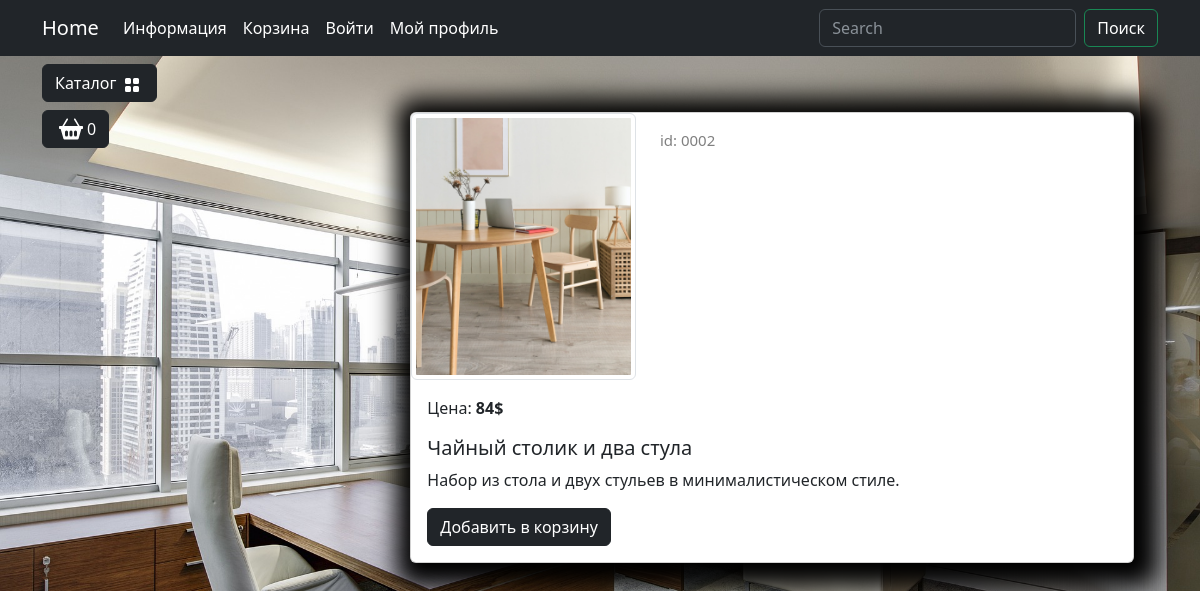
The app's page /catalog/product/chajnyj-stolik-i-dva-stula, older data.
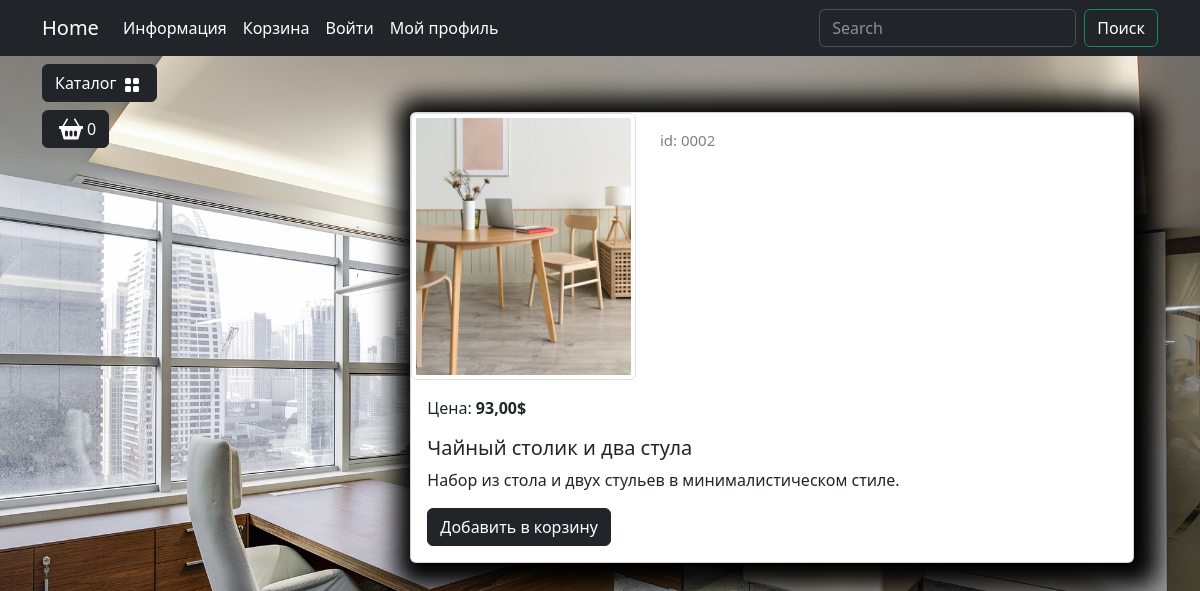
The same page, newer data.
### goods/models.py (models this page shows, shortened)
class Product (models.Model):
    name= models.CharField(max_length=50, unique=True, verbose_name="Название")
    slug= models.SlugField(max_length=100, unique= True, blank=True , null= True , verbose_name='URL')
    description= models.TextField(default='Тут Пусто',verbose_name='Описание' )
    image= models.ImageField(upload_to='goods_images', blank=True, null=True,verbose_name='Изоброжение' )
    price= models.DecimalField(default=0.00, max_digits=7, decimal_places=2, verbose_name="Цена")
    discount= models.DecimalField(default=0.00, max_digits=7, decimal_places=2, verbose_name="Скидка в %")
    quantity=models.PositiveBigIntegerField(default=0,verbose_name= "Количество" )
    category=models.ForeignKey(to=Categories,on_delete= models.CASCADE, verbose_name='Категория' )
    class Meta:
        verbose_name= 'Продукт'
        verbose_name_plural= 'Продукты'
    def display_id(self):
        return f'{self.id : 05}'
    def sell_price(self):
        if self.discount:
            return round(self.price - self.price*self.discount/100)
        return self.price

### goods/views.py (the view)
# urls.py: path("product/<slug:product_slug>", views.product, name='product'),
def product(request, product_slug):
    product = Product.objects.get(slug=product_slug)
    context = {"product": product}
    return render(request, "goods/product.html", context)

### goods/templatetags/goods_tags.py (called while the page is built)
@register.simple_tag()
def tag_categories():
    return Categories.objects.all()

### goods/templates/goods/product.html (shortened to what this page needs)
{% extends 'base.html' %}
{% block content %}
  <section>
    <div class="container">
      <div class="row mt-1">
        <div class="col-lg-2">
        </div>
        <div class="col-lg-10">
          <div class="container mt-5">
            <div class="card mb-4 custom-shadow">
              <div class="row">
                <div class="col-md-4">
                  <img src="{{product.image.url}}" class="img-thumbnail" data-bs-toggle="modal" data-bs-target="#imageModal1" />
                </div>
                <div class="col-md-4">
                  <p class="product_id mt-3">id: {{ product.display_id}}</p>
                </div>
              </div>
              <div class="card-body">
                <p class="card-text">
                  Цена: <strong>{{ product.sell_price }}$</strong>
                </p>
                <h5 class="card-title">{{product.name}}</h5>
                <p class="card-text">{{product.description}}</p>
                <a href="#" class="btn btn-dark add-to-cart">Добавить в корзину</a>
              </div>
            </div>
          </div>
        </div>
      </div>
    </div>
  </section>
{% endblock %}

### templates/base.html (shortened to what this page needs)
{% load goods_tags %}
{% load static %}
<!DOCTYPE html>
<html lang="en">
  <head>
    <link rel="stylesheet" href="{% static 'deps/css/bootstrap/bootstrap.min.css' %}" />
    <link rel="stylesheet" href="{% static 'deps/css/my_css.css' %}" />
  </head>
  <body>
    <header>
      <nav class="navbar navbar-expand-lg bg-dark" data-bs-theme="dark">
        <div class="container">
          <a class="navbar-brand" href="{% url 'main:index' %}">Home</a>
          <div class="collapse navbar-collapse" id="navbarSupportedContent">
            <ul class="navbar-nav me-auto mb-2 mb-lg-0">
              <li class="nav-item dropdown">
                <a class="nav-link dropdown-toggle text-white" href="#" role="button" data-bs-toggle="dropdown" aria-expanded="false">Информация</a>
              </li>
              <li class="nav-item">
                <a class="nav-link text-white" href="carts/cart.html">Корзина</a>
              </li>
              <li class="nav-item">
                <a class="nav-link text-white" href="users/login.html">Войти</a>
              </li>
              <li class="nav-item dropdown">
                <a class="nav-link dropdown-toggle text-white" href="#" role="button" data-bs-toggle="dropdown" aria-expanded="false">Мой профиль</a>
              </li>
            </ul>
            <form class="d-flex" role="search">
              <input class="form-control me-2" type="search" placeholder="Search" aria-label="Search" />
              <button class="btn btn-outline-success text-white" type="submit">Поиск</button>
            </form>
          </div>
        </div>
      </nav>
    </header>
    <section>
      <div class="container">
        <div class="row mt-1 position-fixed z-3">
          <div class="dropdown mb-2">
            <button class="btn btn-secondary dropdown-toggle btn-dark" type="button" data-bs-toggle="dropdown" aria-expanded="false">
              Каталог
              <img class="mx-1" src="{% static 'deps/icons/grid-fill.svg' %}" alt="Catalog Icon" width="16" height="16" />
            </button>
              {% tag_categories as categories %}
          </div>
          <div>
            <button type="button" class="btn btn-dark btn-secondary d-flex" id="modalButton" aria-expanded="false">
              <img class="mx-1" src="{% static 'deps/icons/basket2-fill.svg' %}" alt="Catalog Icon" width="24" height="24" />
              <span id="goods-in-cart-count">0</span>
            </button>
          </div>
        </div>
      </div>
      <div class="container">
        <div class="row mt-1">
          <div class="col-lg-2">
          </div>
          <div class="col-lg-10">
            {% block content %}
            {% endblock %}
          </div>
        </div>
      </div>
    </section>
  </body>
</html>

### static/deps/css/my_css.css (style rules this page uses)
body { background-image: url("../images/bg-image.jpg"); background-repeat: no-repeat; background-attachment: fixed; background-position: center center; background-size: cover; height: 100%; }
.dropdown-toggle::after { content: none; }
.custom-shadow { box-shadow: 5px 5px 25px 19px #000000; }
.product_id { color: gray; font-size: 15px; }

Row changes from the older to the newer data that the page shows:
changed Product "Чайный столик и два стула": sell_price "84" → "93,00"
